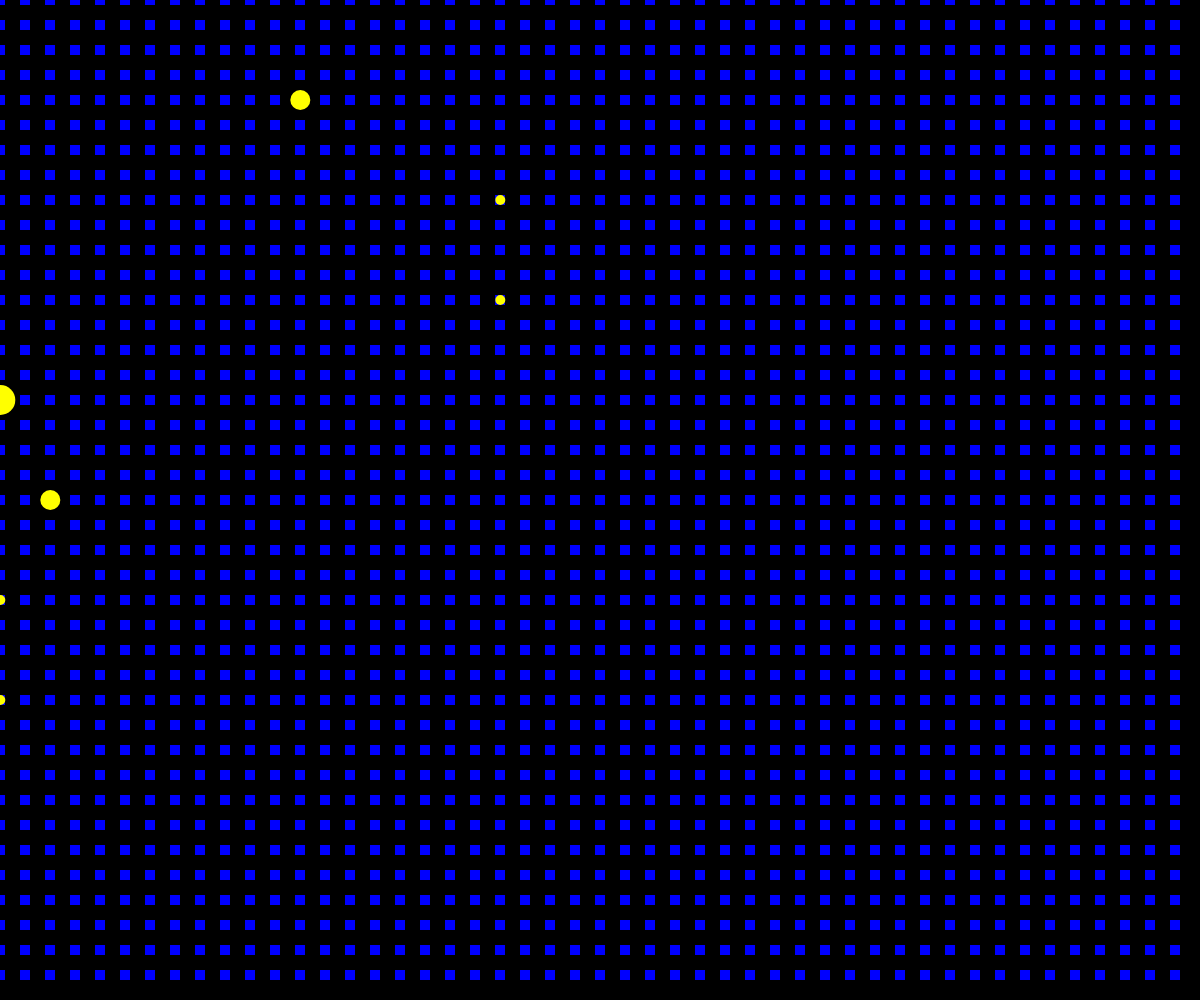
Frame 1 (no input)
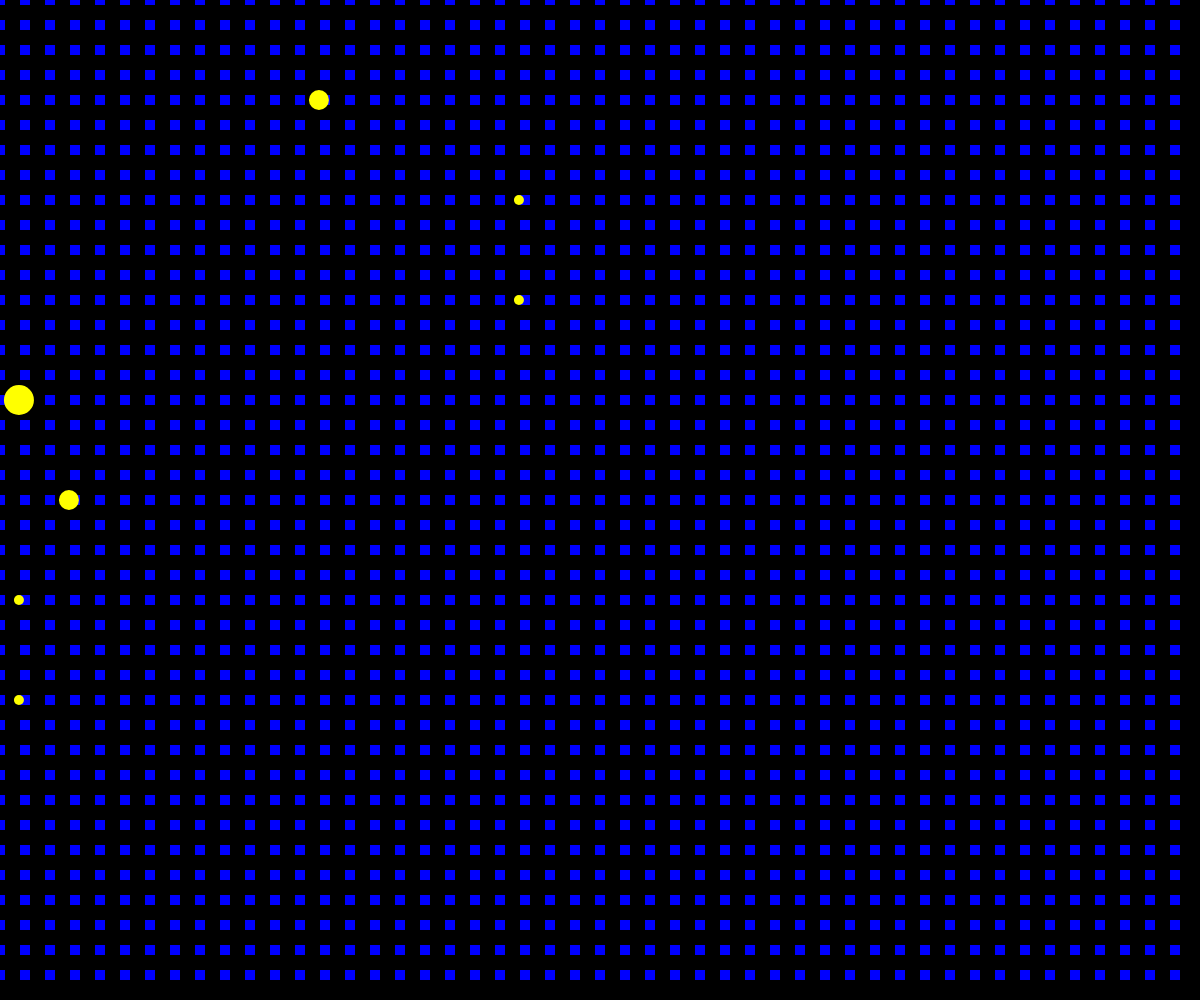
Frame 60 (no input)
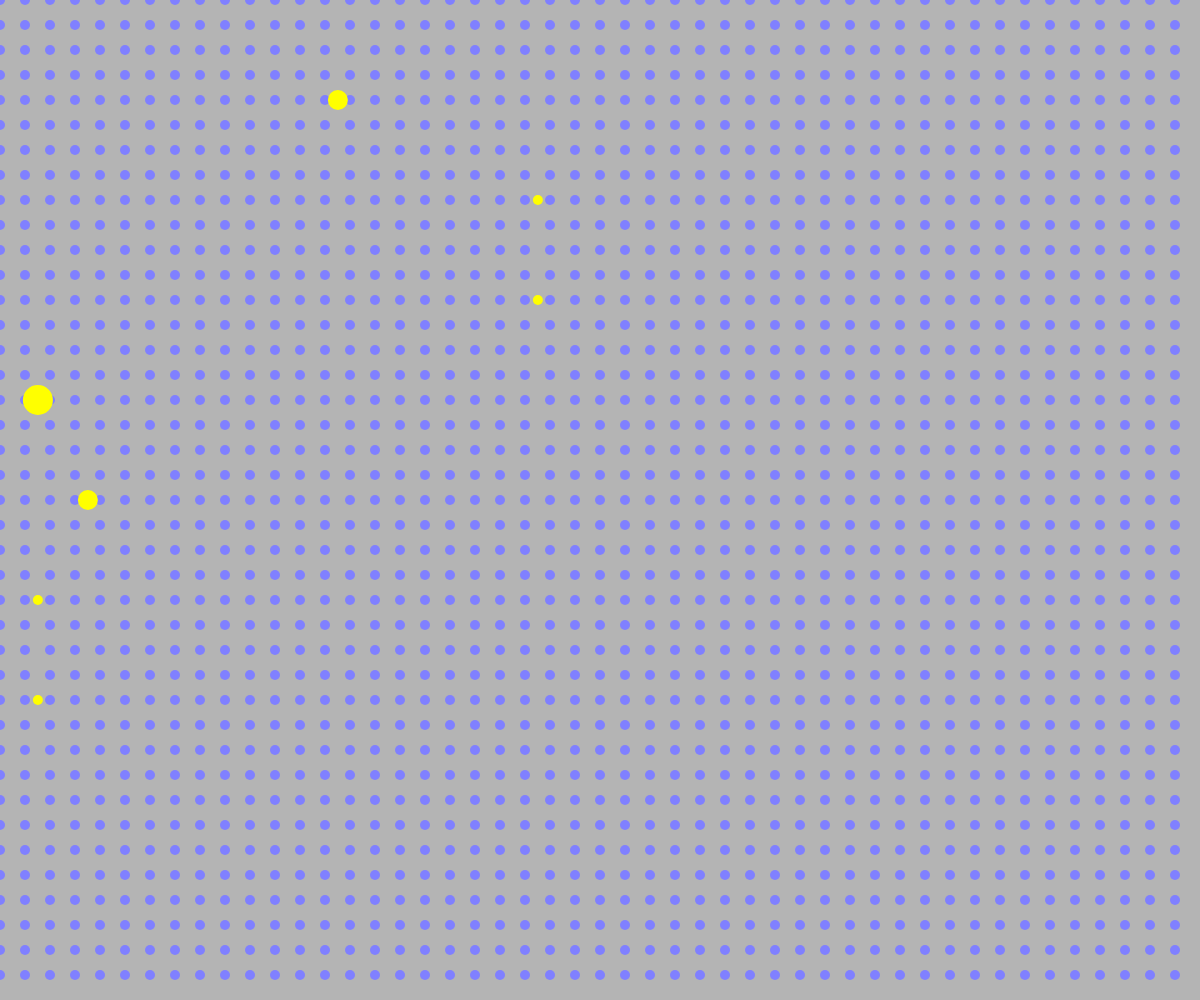
Frame 120 (the mouse pressed at the canvas centre since frame 60)

The p5.js sketch that drew these frames (run headless with seeded random() and noise() and a simulated clock; from frame 60 on, the mouse is pressed at the canvas centre):

// p5.js sketch
// ── sketch.js
let value = 0;
let delay = 0;

// create a class
class Bubble {
  // define constructor
  constructor(temp_radius, temp_x, temp_y) {
    // add property to class
    this.radius = temp_radius;
    this.x = temp_x;
    this.y = temp_y;
    this.color = "yellow";
  }

  display() {
    push();
    translate(this.x, this.y);
    fill(this.color);
    noStroke();
    circle(0, 0, this.radius);
    pop();
  }

  move() {
    this.x += noise(-0.5, +0.5);
    // this.y += noise(1, 0);
  }
}

function setup() {
  createCanvas(windowWidth, windowHeight);
  rectMode(CENTER);
}

let bubble1 = new Bubble(20, 300, 100);
let bubble2 = new Bubble(10, 500, 200);
let bubble3 = new Bubble(10, 500, 300);
let bubble4 = new Bubble(30, 0, 400);
let bubble5 = new Bubble(20, 50, 500);
let bubble6 = new Bubble(10, 0, 600);
let bubble7 = new Bubble(10, 0, 700);

function draw() {
  background(value);
  // fill("black");
  // circle(20, 20, 10);
  for (let x = 0; x < windowWidth; x += 25) {
    for (let y = 0; y < windowHeight; y += 25) {
      noStroke();
      let colour = map(mouseX, 0, width, 0, 255);
      fill(colour, colour, 255);
      let pattern = rect(x, y, 10, 10, delay);
    }
  }

  bubble1.move();
  bubble1.display();
  bubble2.move();
  bubble2.display();
  bubble3.move();
  bubble3.display();
  bubble4.move();
  bubble4.display();
  bubble5.move();
  bubble5.display();
  bubble6.move();
  bubble6.display();
  bubble7.move();
  bubble7.display();

  //cambio colore tenendo premuto il mouse (nella funzione draw)
  // if (mouseIsPressed) {
  //   color = "darkblue";
  // } else {
  //   color = "white";
  // }
}

function mousePressed() {
  if (value === 0) {
    value = 180;
  } else {
    value = 0;
  }

  if (delay === 0) {
    delay = 50;
  } else {
    delay = 0;
  }
}

// function mouseMoved() {
//   color = color + 5;
//   if (color > 255) {
//     color = 0;
//   }
// }

//cambio colore quando premo mouse (fuori dalla funzione draw)
// function mousePressed() {
//   if (color === "darkblue") {
//     color = 255;
//   } else {
//     color = "darkblue";
//   }
//   return false;
// }
